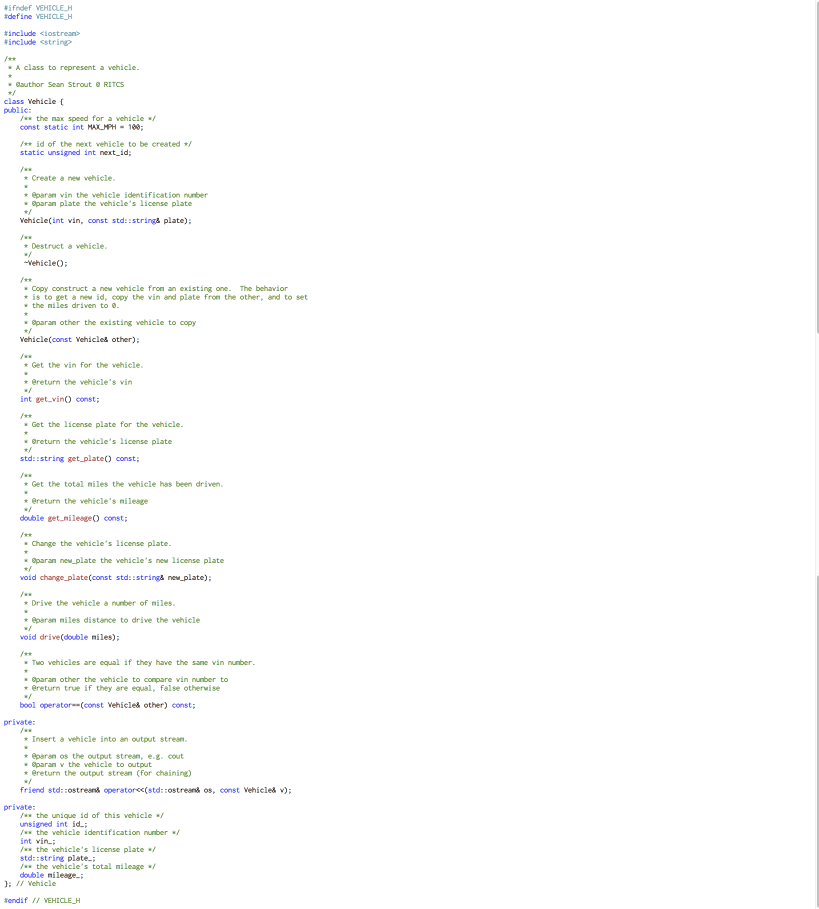
#> input picture Images/image_080.png, 3275 x 3636 px (shown at 1/4 size); its folder holds only this picture in this run
$ python template_matching.py --image ../../Images/image_080.png   (older library calls are emulated)
#> lines starting #> are read from the running program, lines starting #| are printed output that depends on the picture; after the words box and inside, x2 and y2 are one past the last pixel; in counts of white or black regions, pixels touching at a corner belong together
### src/neural_network/helpers.py
import cv2
import numpy as np

def resize_to_fit(image, width, height):
    """
    A helper function to resize an image to fit within a given size
    :param image: image to resize
    :param width: desired width in pixels
    :param height: desired height in pixels
    :return: the resized image
    """

    # grab the dimensions of the image, then initialize
    # the padding values
    (h, w) = image.shape[:2]
    image = np.array(image).astype(np.uint8)

    image = cv2.resize(image, (width, height))

    # cv2.imshow('image', image)
    # cv2.waitKey(0)
    # cv2.destroyAllWindows()

    # determine the padding values for the width and height to
    # obtain the target dimensions
    padW = int(abs(width - image.shape[1]) / 2.0)
    padH = int(abs(height - image.shape[0]) / 2.0)

    # pad the image then apply one more resizing to handle any
    # rounding issues
    image = cv2.copyMakeBorder(image.copy(), padH, padH, padW, padW,
        cv2.BORDER_REPLICATE)
    image = cv2.resize(image.copy(), (width, height))

    # return the pre-processed image
    return image

def crop_letter(image):
    # find the contours (continuous blobs of pixels) the image
    image_inv = 255 - image

    # bound
    x, y, w, h = cv2.boundingRect(image_inv)

    if (w == 0 or h == 0):
        # this image is a space
        return image
    else:
        cut = image[y:y+h, x:x+w]
        white = 255
        image = cv2.copyMakeBorder(cut, 1, 1, 1, 1, cv2.BORDER_CONSTANT, value=white)
        return image


### src/template_matching/template_matching.py
# file: TemplateMatching.py
# team: compEYEler
# authors: Ranbir Aulakh, Joseph Bartelmo,
#           Ka Bo Cheung, Brandon Ha, Robbie Kubiniec
# description: read the code images, splitsc

import cv2
import numpy as np
import os
import logging
import argparse
import sys
import glob
sys.path.append("../neural_network/")
import helpers

# [30 lines left out: function template_segment, not called in this run]

def template_match_char(char_image, threshold, debug):
#> called with char_image = '../../Images/image_080.png', threshold = 100, debug = False
    logging.info("[BEGIN] Executing TEMPLATE MATCHING")
    # read character image
    image = cv2.imread(char_image)
#> image is the input picture: shape (3636, 3275, 3); mean B, G, R 252.4, 252.7, 252.1

    # convert to gray scale image
    character_image = cv2.cvtColor(image, cv2.COLOR_BGR2GRAY)

    if debug:
        cv2.imshow("Char Gray", character_image)

    # threshold the image, convert it to black/white
    thresh, im_bw = cv2.threshold(character_image, threshold, 255, cv2.THRESH_BINARY + cv2.THRESH_OTSU)
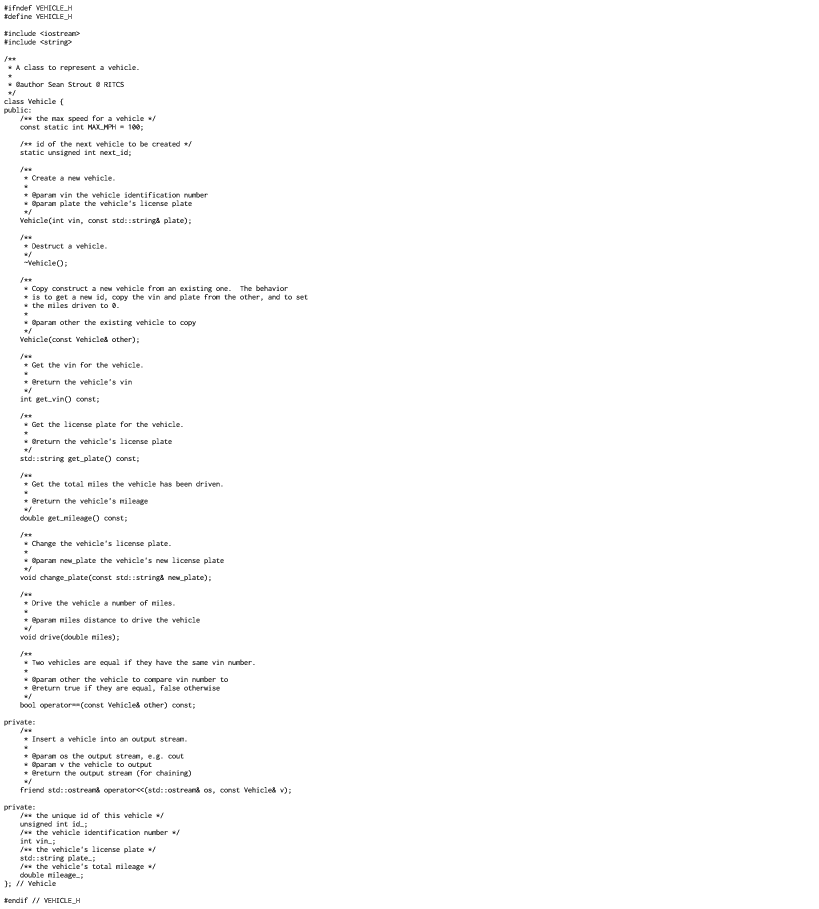
#> im_bw: shape (3636, 3275) (shown at 1/4 size); 98.7% white; black in thin lines or dots, all inside (x1, y1, x2, y2) = (17, 20, 1230, 3614)
#> thresh = 172
    im_bw = cv2.bitwise_not(im_bw)
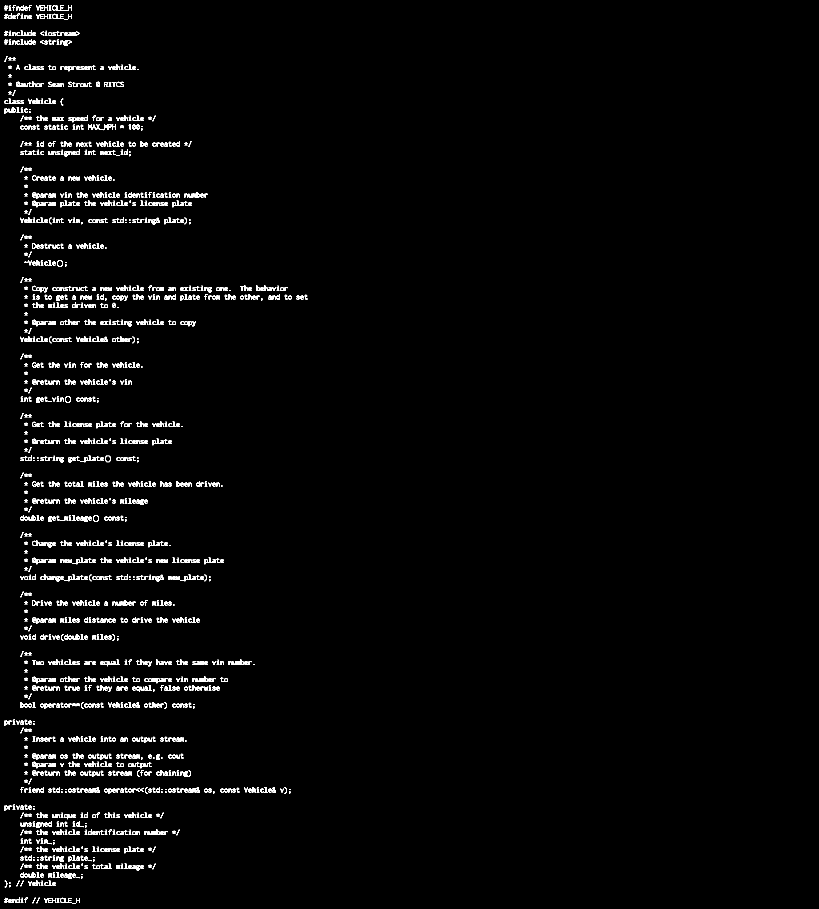
#> im_bw: shape (3636, 3275) (shown at 1/4 size); 1.3% white in thin lines or dots, all inside (x1, y1, x2, y2) = (17, 20, 1230, 3614)

    # resize to fit then crop
    crop_image = helpers.crop_letter(im_bw)
#> in crop_letter, `x, y, w, h = cv2.boundingRect(image_inv)`: x = 0; w = 3275; h = 3636
#> in crop_letter, `image = cv2.copyMakeBorder(cut, 1, 1, 1, 1, cv2.BORDER_CONSTANT, value..`:
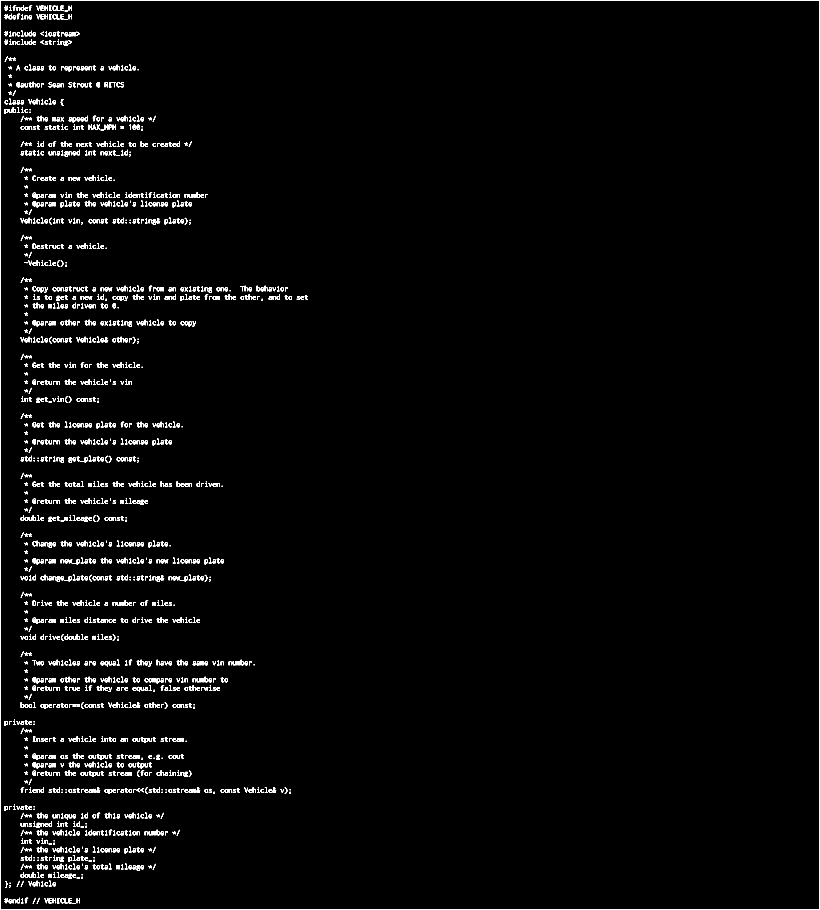
#> image: shape (3638, 3277) (shown at 1/4 size); 1.4% white in thin lines or dots
    if debug:
        cv2.imshow("Chara Cropped", crop_image)

    resized_image = helpers.resize_to_fit(crop_image.astype(np.uint8), 20, 20)
    if debug:
        cv2.imshow("Char Resized", resized_image)

    # directory full of texts -- to check if it's match
    files = glob.glob('../neural_network/images/**.ttf/**/*.png')

    text_dict = {}
    for file in files:
        text_dict[file] = {"path":file, "stats":None, "accuracy":None}

    # reads templates
    for i in text_dict:
        logging.debug("Matching? " + i)
        template_image = cv2.imread(i)
        template_image_gray = cv2.cvtColor(template_image, cv2.COLOR_BGR2GRAY)

        # convert to grayscale and to black and white
        _, template_bw = cv2.threshold(template_image_gray, threshold, 255, cv2.THRESH_BINARY + cv2.THRESH_OTSU)
        # template_bw = cv2.bitwise_not(template_bw)

        # resize to fit then crop
        tm_crop_image = helpers.crop_letter(template_bw)
        tm_resized_image = helpers.resize_to_fit(tm_crop_image.astype(np.uint8), 20, 20)

        result = cv2.matchTemplate(tm_resized_image, resized_image, cv2.TM_CCOEFF_NORMED)
        (minValue, maxValue, minLocation, maxLocation) = cv2.minMaxLoc(result)
        # (x, y) = minLocation
        # cv2.rectangle(character_image, (x, y), (x + template_image.shape[0], y + template_image.shape[1]), (0, 255, 0), 2)
        # cv2.imshow("Source", character_image)

        text_dict[i]["stats"] = (minValue, maxValue, minLocation, maxLocation)
        text_dict[i]["accuracy"] = float(maxValue)
        logging.debug("Result Accuracy: minValue({0}) maxValue({1}) File({2}) ".format(minValue, maxValue, i))

        logging.debug("-----")

    # [8 lines of commented-out code are left out]

    sorted_dict = sorted(text_dict, key=lambda x: (text_dict[x]['accuracy']), reverse=True)
    for i in sorted_dict:
        logging.debug("{0} - {1}".format(text_dict[i]['accuracy'], i))

#> (the run stopped early here; a loop or call above may not have finished)

$ run again, on Images/image_084.png
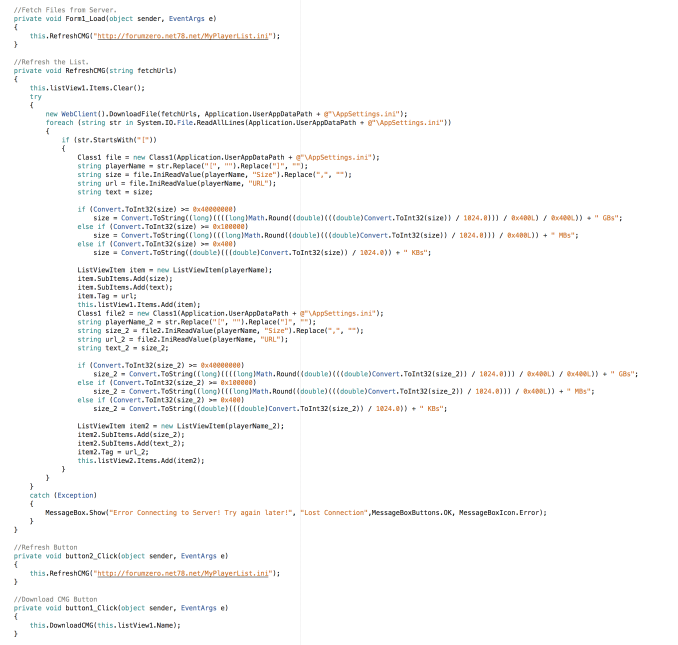
#> input picture Images/image_084.png, 2032 x 1934 px (shown at 1/3 size)
#> in template_match_char, image is the input picture: shape (1934, 2032, 3); mean B, G, R 248.4, 248.6, 248.7
#> thresh = 173
#> in template_match_char, `im_bw = cv2.bitwise_not(im_bw)`:
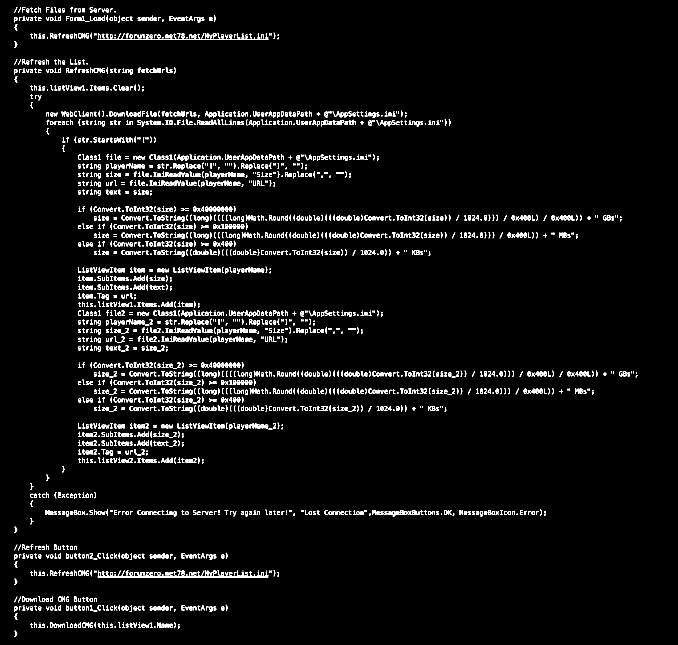
#> im_bw: shape (1934, 2032) (shown at 1/3 size); 3.5% white in thin lines or dots, all inside (x1, y1, x2, y2) = (43, 21, 1912, 1911)
#> in crop_letter, `x, y, w, h = cv2.boundingRect(image_inv)`: x = 0; w = 2032; h = 1934
#> in resize_to_fit, `image = cv2.resize(image, (width, height))`:
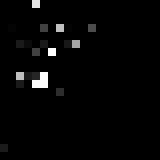
#> image: shape (20, 20) (shown 8 times larger); min 0, max 255, mean 5.6

$ run again, on Images/image_085.png
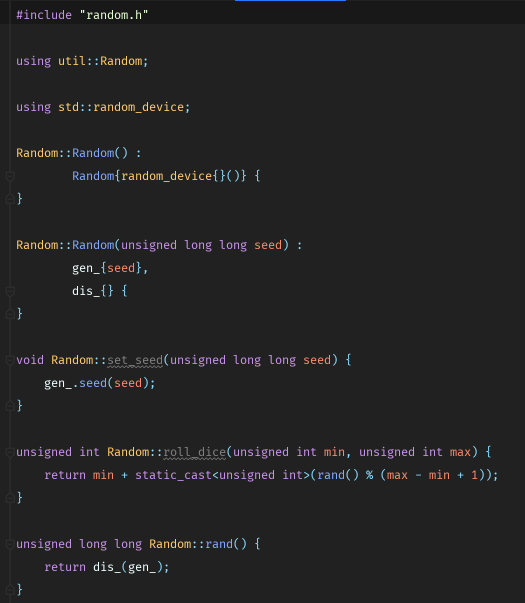
#> input picture Images/image_085.png, 1050 x 1206 px (shown at 1/2 size)
#> in template_match_char, image is the input picture: shape (1206, 1050, 3); mean B, G, R 35.9, 35.4, 35.9
#> in template_match_char, `thresh, im_bw = cv2.threshold(character_image, threshold, 255, cv2.THR..`:
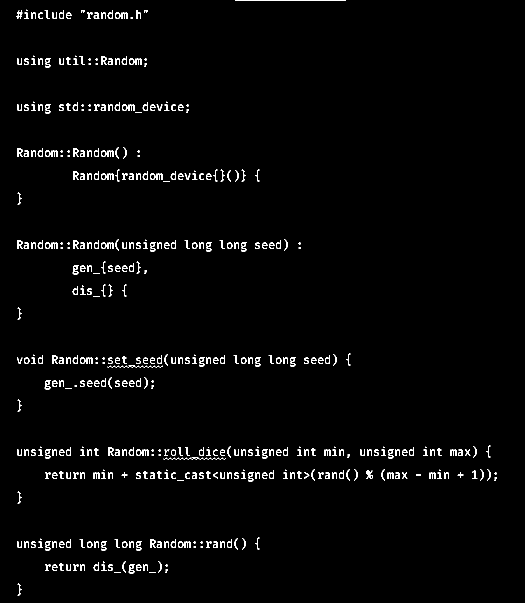
#> im_bw: shape (1206, 1050) (shown at 1/2 size); 2.1% white in thin lines or dots
#> thresh = 97
#> in crop_letter, `x, y, w, h = cv2.boundingRect(image_inv)`: x = 33; y = 0; w = 960; h = 1191
#> cut: shape (1191, 960); 97.7% white; black in thin lines or dots
#> in crop_letter, `image = cv2.copyMakeBorder(cut, 1, 1, 1, 1, cv2.BORDER_CONSTANT, value..`:
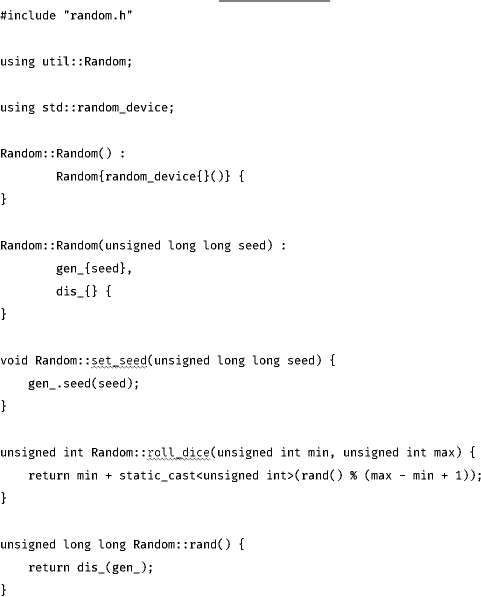
#> image: shape (1193, 962) (shown at 1/2 size); 97.7% white; black in thin lines or dots

$ run again, on Images/image_086.png
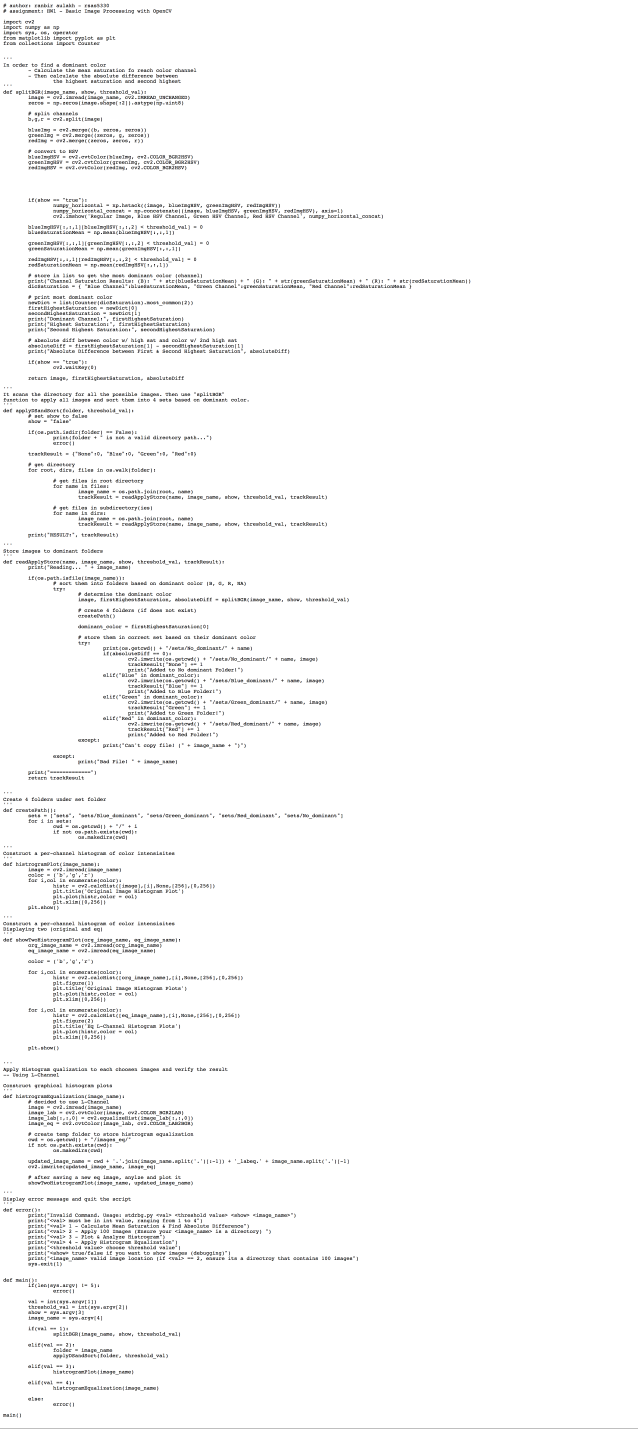
#> input picture Images/image_086.png, 3190 x 7144 px (shown at 1/5 size)
#> in template_match_char, image is the input picture: shape (7144, 3190, 3); mean B, G, R 249.1, 249, 249
#> thresh = 136
#> in template_match_char, `im_bw = cv2.bitwise_not(im_bw)`:
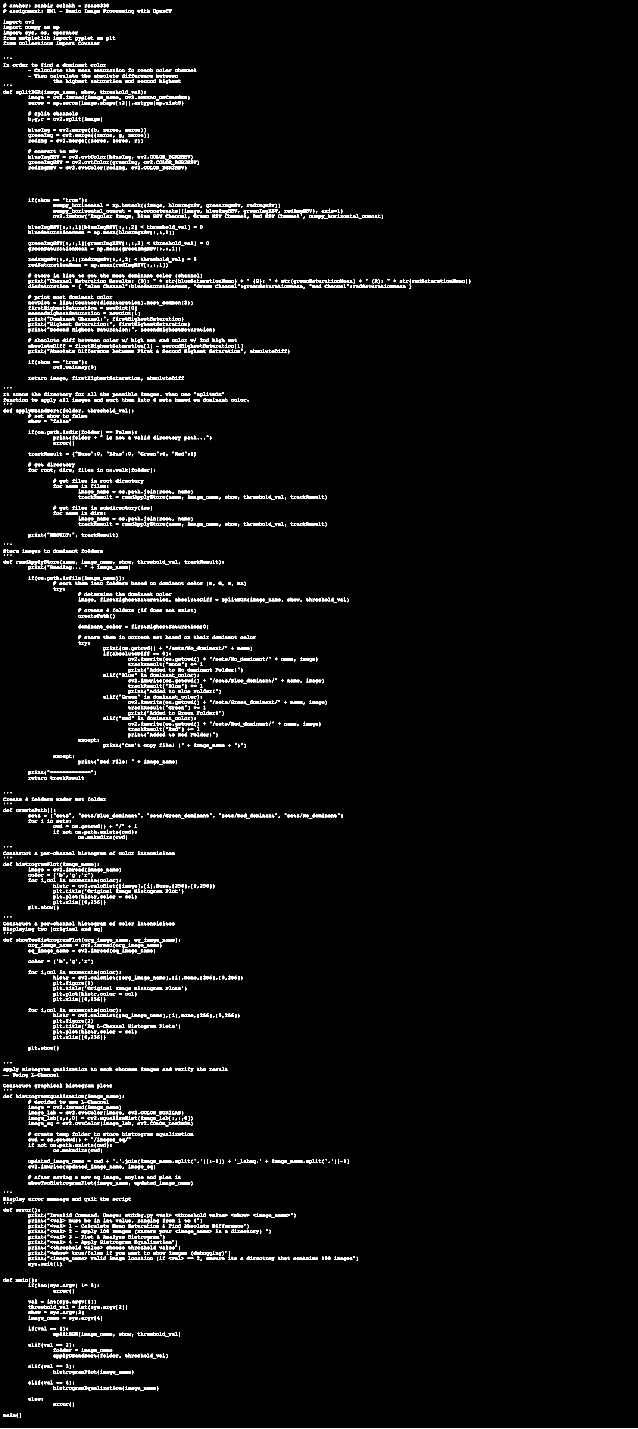
#> im_bw: shape (7144, 3190) (shown at 1/5 size); 2.2% white in thin lines or dots
#> in crop_letter, `x, y, w, h = cv2.boundingRect(image_inv)`: x = 0; w = 3190; h = 7143
#> cut: shape (7143, 3190); 2.2% white in thin lines or dots, all inside (x1, y1, x2, y2) = (16, 18, 2351, 7088)
#> in resize_to_fit, `image = cv2.resize(image, (width, height))`:
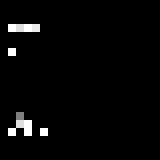
#> image: shape (20, 20) (shown 8 times larger); min 0, max 255, mean 6.5

$ run again, on Images/image_081.png
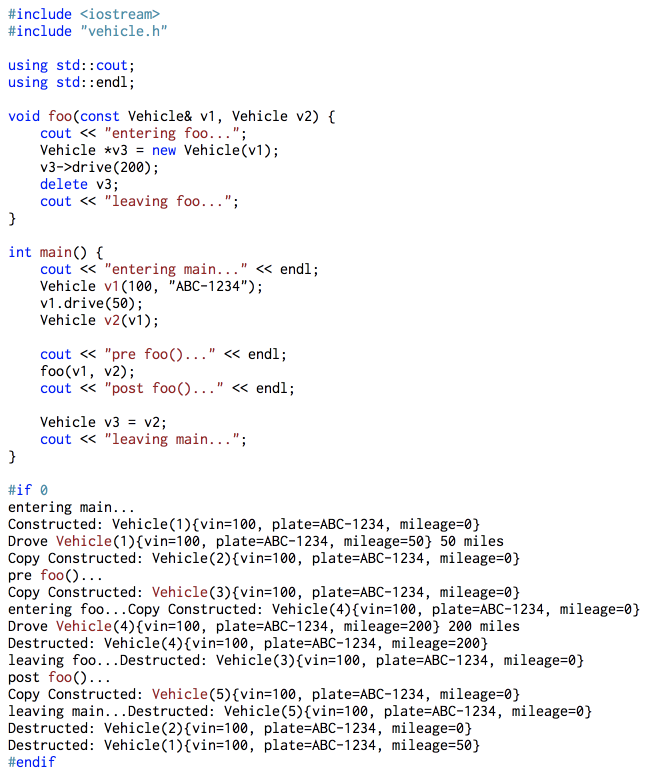
#> input picture Images/image_081.png, 1326 x 1564 px (shown at 1/2 size)
#> in template_match_char, image is the input picture: shape (1564, 1326, 3); mean B, G, R 243.8, 242.8, 243.3
#> thresh = 143
#> in template_match_char, `im_bw = cv2.bitwise_not(im_bw)`:
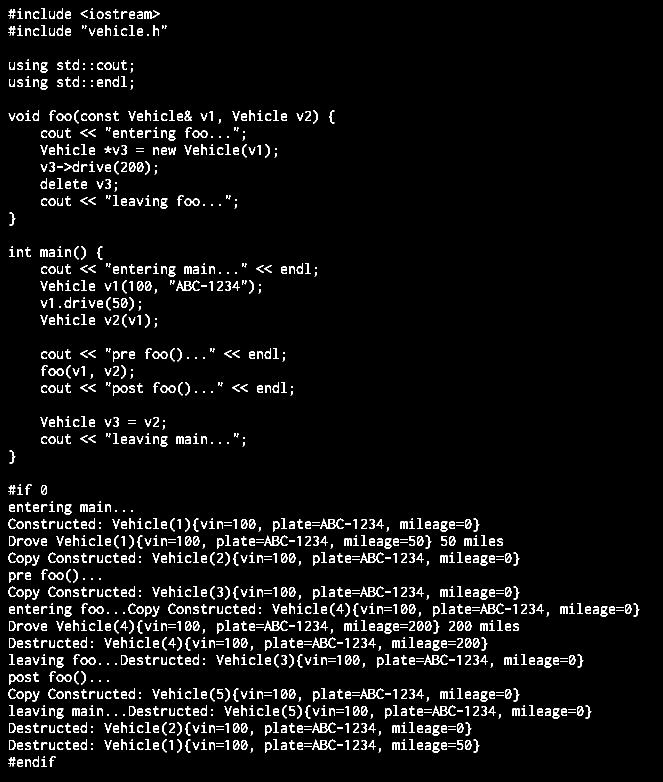
#> im_bw: shape (1564, 1326) (shown at 1/2 size); 4.8% white in thin lines or dots
#> in crop_letter, `x, y, w, h = cv2.boundingRect(image_inv)`: x = 0; w = 1326; h = 1564
#> in resize_to_fit, `image = cv2.resize(image, (width, height))`:
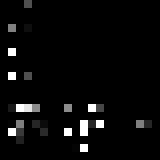
#> image: shape (20, 20) (shown 8 times larger); min 0, max 255, mean 9.9
